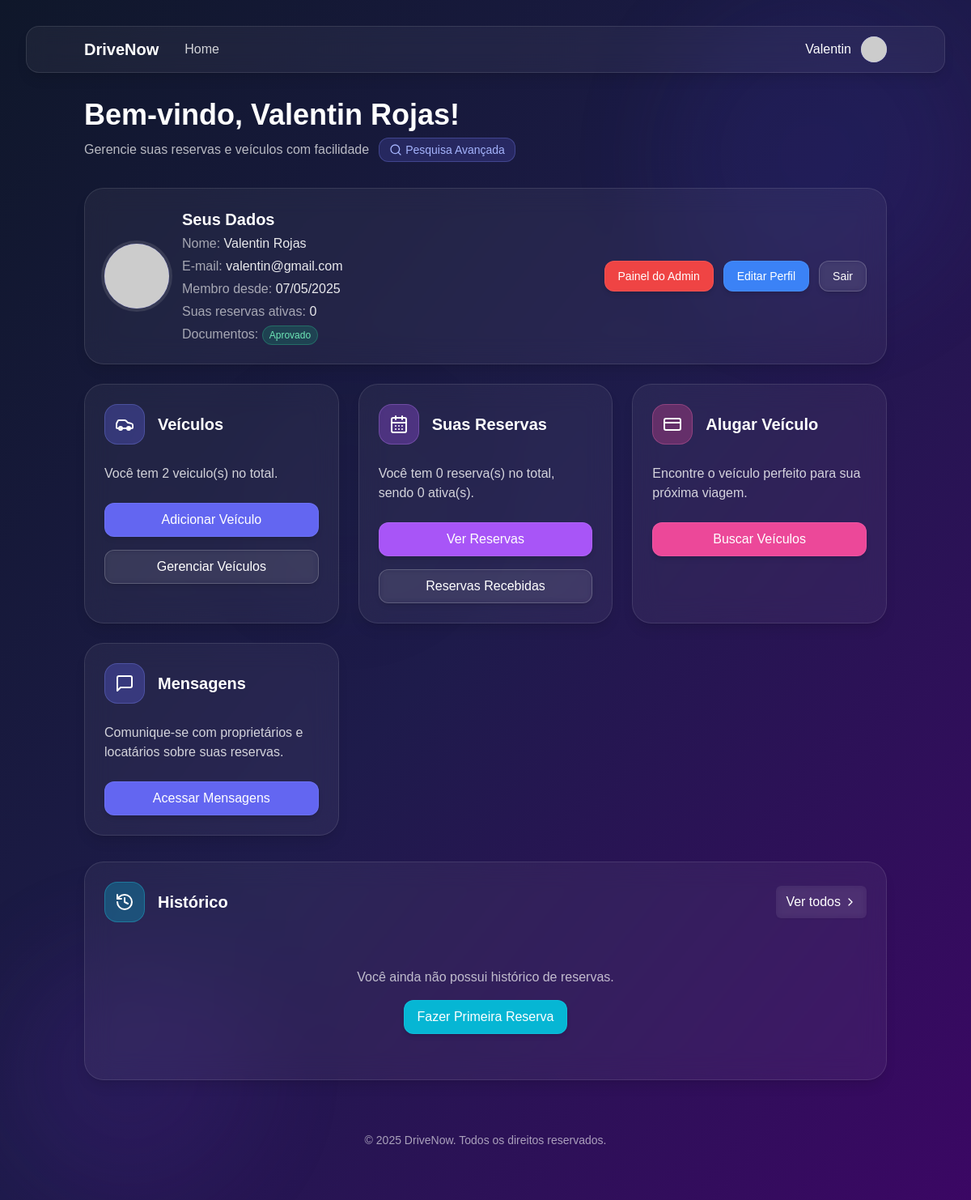
Page /drivenow/vboard.php (signed in) on the committed database.
### tables this page shows
CREATE TABLE `conta_usuario` (
  `id` int(11) NOT NULL,
  `is_admin` tinyint(1) NOT NULL DEFAULT 0,
  `primeiro_nome` varchar(50) DEFAULT NULL,
  `segundo_nome` varchar(50) DEFAULT NULL,
  `telefone` varchar(20) DEFAULT NULL,
  `e_mail` varchar(100) DEFAULT NULL,
  `senha` varchar(255) DEFAULT NULL,
  `data_de_entrada` date DEFAULT NULL,
  `foto_perfil` varchar(255) DEFAULT NULL,
  `cpf` varchar(14) DEFAULT NULL COMMENT 'CPF do usuário',
  `foto_cnh_frente` varchar(255) DEFAULT NULL COMMENT 'Caminho para foto da CNH (frente)',
  `foto_cnh_verso` varchar(255) DEFAULT NULL COMMENT 'Caminho para foto da CNH (verso)',
  `status_docs` enum('pendente','verificando','aprovado','rejeitado') NOT NULL DEFAULT 'pendente' COMMENT 'Status da verificação dos documentos',
  `data_verificacao` datetime DEFAULT NULL COMMENT 'Data da última verificação',
  `admin_verificacao` int(11) DEFAULT NULL COMMENT 'ID do admin que verificou os documentos',
  `tem_cnh` tinyint(1) NOT NULL DEFAULT 0 COMMENT 'Se o usuário possui CNH',
  `cadastro_completo` tinyint(1) NOT NULL DEFAULT 0 COMMENT 'Se o usuário completou o cadastro com documentos',
  `observacoes_docs` text DEFAULT NULL COMMENT 'Observações da verificação',
  `mensagens_nao_lidas` int(11) NOT NULL DEFAULT 0,
  `media_avaliacao_proprietario` decimal(3,1) DEFAULT NULL,
  `total_avaliacoes_proprietario` int(11) DEFAULT 0,
  `media_avaliacao_locatario` decimal(3,1) DEFAULT NULL,
  `total_avaliacoes_locatario` int(11) DEFAULT 0
);

### drivenow/vboard.php (shortened to what the rows shown need)
<?php
require_once 'includes/auth.php';
updateInfosUsuario();
$usuario = getUsuario();
global $pdo;
$stmt = $pdo->prepare("SELECT COUNT(*) FROM reserva
                      WHERE conta_usuario_id = ? AND reserva_data >= CURDATE() AND status = 'confirmada'");
$stmt->execute([$usuario['id']]);
$reservasAtivas = $stmt->fetchColumn();
?>
<!DOCTYPE html>
<html lang="pt-br">
<head>
    <script src="https://cdn.tailwindcss.com"></script>
</head>
<body class="min-h-screen bg-gradient-to-br from-slate-900 via-indigo-950 to-purple-950 text-white p-4 md:p-8 overflow-x-hidden">
    <header class="backdrop-blur-md bg-white/5 border subtle-border rounded-2xl mb-8 shadow-lg overflow-hidden">
        <div class="container mx-auto px-4 py-3">
            <div class="flex justify-between items-center">
                <div class="flex items-center">
                    <h1 class="text-xl font-bold text-white mr-8">DriveNow</h1>
                </div>
                <div class="flex items-center gap-3">
                    <span class="text-white hidden md:inline"><?= htmlspecialchars($usuario['primeiro_nome']) ?></span>
                    <div class="relative h-8 w-8 transition-transform hover:scale-110 rounded-full flex items-center justify-center bg-indigo-500 text-white overflow-hidden">
                        <?php if (isset($usuario['foto_perfil']) && !empty($usuario['foto_perfil'])): ?>
                            <img src="<?= htmlspecialchars($usuario['foto_perfil']) ?>" alt="Foto de Perfil" class="h-full w-full object-cover">
                        <?php else: ?>
                            <img src="https://api.dicebear.com/7.x/initials/svg?seed=<?= urlencode($usuario['primeiro_nome']) ?>&backgroundColor=818cf8&textColor=ffffff&fontSize=40" alt="Usuário" class="h-full w-full object-cover">
                        <?php endif; ?>
                    </div>
                </div>
            </div>
        </div>
    </header>
    <main class="container mx-auto">
        <div class="mb-8 text-center md:text-left px-4">
            <h2 class="text-3xl md:text-4xl font-bold text-white">
                Bem-vindo, <?= htmlspecialchars($usuario['primeiro_nome'] . ' ' . $usuario['segundo_nome']) ?>!
            </h2>
            <p class="text-white/70 mt-2 flex flex-wrap gap-3 items-center">
                Gerencie suas reservas e veículos com facilidade
                <a href="reserva/pesquisa_avancada.php" class="mt-1 md:mt-0 inline-flex items-center gap-1 text-sm font-medium bg-indigo-500/20 text-indigo-300 border border-indigo-400/30 rounded-xl px-3 py-1 hover:bg-indigo-500/30 transition-colors">
                </a>
            </p>
        </div>
        <div class="grid grid-cols-1 lg:grid-cols-3 gap-6 px-4">
            <div class="col-span-1 lg:col-span-3 backdrop-blur-lg bg-white/5 border subtle-border rounded-3xl p-6 shadow-lg transition-all hover:shadow-xl hover:bg-white/10">
                <div class="flex flex-col md:flex-row md:items-center md:justify-between">
                    <div class="flex flex-col md:flex-row md:items-center gap-4 mb-4 md:mb-0">
                        <div class="space-y-1">
                            <div class="grid gap-1">
                                <p class="text-white/90"><span class="text-white/60">Nome:</span> <?= htmlspecialchars($usuario['primeiro_nome'] . ' ' . $usuario['segundo_nome']) ?></p>
                                <p class="text-white/90"><span class="text-white/60">E-mail:</span> <?= htmlspecialchars($usuario['e_mail']) ?></p>
                                <p class="text-white/90"><span class="text-white/60">Membro desde:</span> <?= isset($usuario['data_de_entrada']) && $usuario['data_de_entrada'] ? date('d/m/Y', strtotime($usuario['data_de_entrada'])) : 'Data não disponível' ?></p>
                                <p class="text-white/90"><span class="text-white/60">Suas reservas ativas:</span> <?= $reservasAtivas ?></p>
                                <p class="text-white/90"><span class="text-white/60">Documentos:</span>
                                    <?php if ($usuario['status_docs'] === 'aprovado'): ?>
                                        <span class="px-2 py-1 text-xs rounded-full bg-emerald-500/20 text-emerald-300 border border-emerald-400/30">
                                        </span>
                                    <?php elseif ($usuario['status_docs'] === 'rejeitado'): ?>
                                        <span class="px-2 py-1 text-xs rounded-full bg-red-500/20 text-red-300 border border-red-400/30">
                                            Rejeitado
                                        </span>
                                    <?php elseif ($usuario['status_docs'] === 'pendente'): ?>
                                        <span class="px-2 py-1 text-xs rounded-full bg-amber-500/20 text-amber-300 border border-amber-400/30">
                                            Pendente
                                        </span>
                                    <?php else: ?>
                                        <span class="px-2 py-1 text-xs rounded-full bg-amber-500/20 text-amber-300 border border-amber-400/30">
                                            Não enviado
                                        </span>
                                    <?php endif; ?>
                                </p>
                            </div>
                        </div>
                    </div>
                </div>
            </div>
        </div>
    </main>
</body>
</html>

### rows in the picture
conta_usuario: primeiro_nome "Valentin", primeiro_nome+segundo_nome "Valentin Rojas", e_mail "valentin@gmail.com", data_de_entrada "07/05/2025"

### other values in the picture
$reservasAtivas "0"
$totalVeiculos "2"
$minhasReservas "0"
